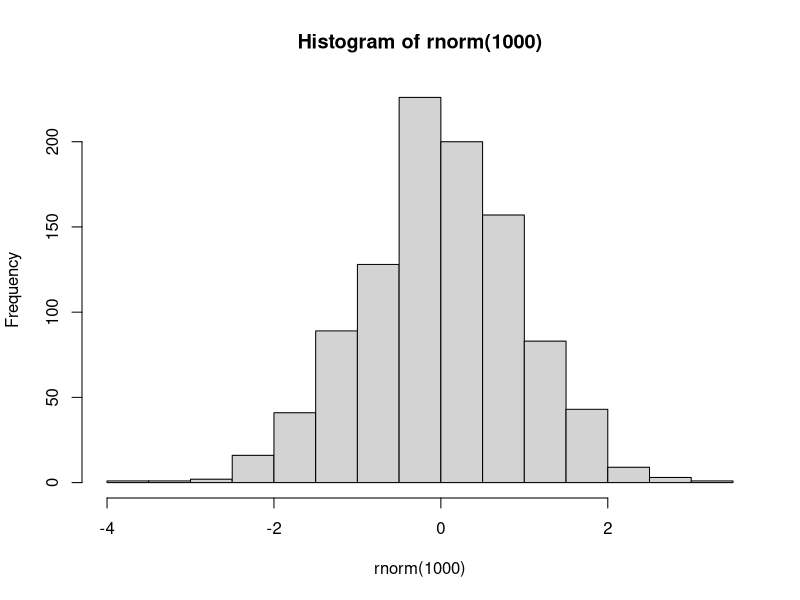

This chart was generated by the following R code:
## ---- chunk 1
this <- "is text "
that <- "is more text"

text <- paste0(this, that)

print(text)
## ---- chunk 2
hist(rnorm(1000))
## ---- chunk 3
library(tidyverse)
